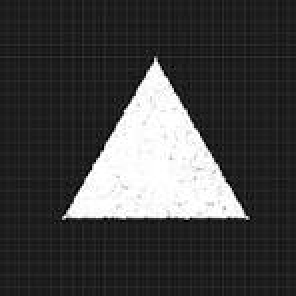
#> input picture pic12.jpg, 148 x 148 px (shown 2 times larger)
$ python opencv_obj_detection.py
#> lines starting #> are read from the running program, lines starting #| are printed output that depends on the picture; after the words box and inside, x2 and y2 are one past the last pixel; in counts of white or black regions, pixels touching at a corner belong together
import cv2

# Step 1: Read the image
img = cv2.imread("pic12.jpg")
#> img is the input picture: shape (148, 148, 3); min 0, max 255, mean 66.6
img_copy = img.copy()  # Keep a copy for drawing

# Step 2: Convert to Grayscale
gray = cv2.cvtColor(img, cv2.COLOR_BGR2GRAY)

# Step 3: Thresholding to get binary image
_, thresh = cv2.threshold(gray, 127, 255, cv2.THRESH_BINARY)
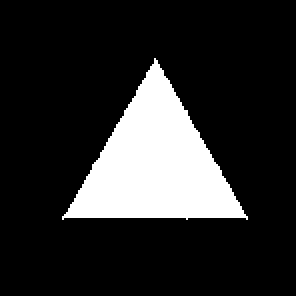
#> thresh: shape (148, 148) (shown 2 times larger); 16.9% white; 1 white region

# Step 4: Find contours
contours, _ = cv2.findContours(thresh, cv2.RETR_EXTERNAL, cv2.CHAIN_APPROX_SIMPLE)
#> contours = 1 contour; box (x1, y1, x2, y2) and area: (31, 29, 124, 110) 3566

# Step 5: Loop through contours
for cnt in contours:
    # Step 5.1: Simplify contour using approxPolyDP
    epsilon = 0.02 * cv2.arcLength(cnt, True)
    approx = cv2.approxPolyDP(cnt, epsilon, True)

    # Step 5.2: Draw simplified contour
    cv2.drawContours(img_copy, [approx], 0, (0, 255, 0), 2)

    # Step 5.3: Shape detection
    x, y = approx[0][0]  # get coordinate to write shape name

    if len(approx) == 3:
        shape = "Triangle"
    elif len(approx) == 4:
        shape = "Rectangle"
    elif len(approx) > 4:
        shape = "Circle/Polygon/Oval"
    else:
        shape = "Unknown"

    # Label the shape
    cv2.putText(img_copy, shape, (x, y - 10), cv2.FONT_HERSHEY_SIMPLEX, 0.6, (255, 0, 0), 2)
#> this loop made 1 pass
#> (epsilon, approx, x, y, shape) on pass 1: (5.85, [[77, 29], [31, 109], [123, 109]], 77, 29, 'Triangle')
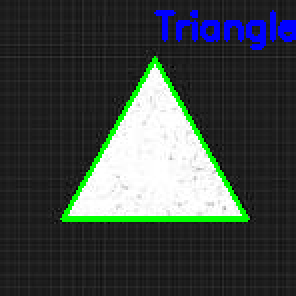
#> img_copy: shape (148, 148, 3) (shown 2 times larger); 5.67% of pixels changed, all inside (x1, y1, x2, y2) = (30, 5, 148, 111)

# Step 6: Show the result
cv2.imshow("Detected Shapes", img_copy)
cv2.waitKey(0)
cv2.destroyAllWindows()

$ run again, with pic4.jpg copied over pic12.jpg
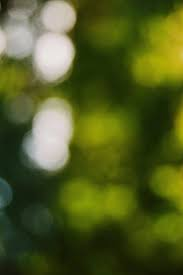
#> input picture pic4.jpg, 183 x 275 px
#> img is the input picture: shape (275, 183, 3); mean B, G, R 34.7, 91.3, 81.4
#> `_, thresh = cv2.threshold(gray, 127, 255, cv2.THRESH_BINARY)`:
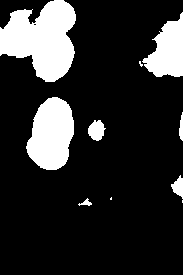
#> thresh: shape (275, 183); 17.7% white; 10 white regions (3 under 20 px)
#> contours = 10 contours, 3 with area under 20; largest, box (x1, y1, x2, y2) and area: (0, 0, 76, 82) 3986, (26, 97, 74, 170) 2484, (142, 12, 183, 77) 1527, (88, 120, 106, 141) 232, (171, 175, 183, 199) 138, (179, 112, 183, 141) 52, (78, 198, 92, 206) 34
#> the loop `for cnt in contours:` made 10 passes
#> (epsilon, approx, x, y, shape) on passes 1, 3, 6: (0.08, [[182, 200], [182, 202]], 182, 200, 'Unknown'), (0.108, [[111, 197], [110, 198], [110, 199], [111, 199]], 111, 197, 'Rectangle'), (1.17, [[182, 112], [179, 128], [179, 135], [182, 140]], 182, 112, 'Rectangle')
#> after the loop `for cnt in contours:`:
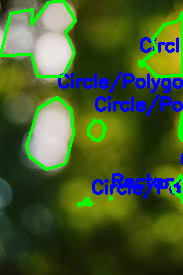
#> img_copy: shape (275, 183, 3); 10.4% of pixels changed, all inside (x1, y1, x2, y2) = (0, 0, 183, 207)
